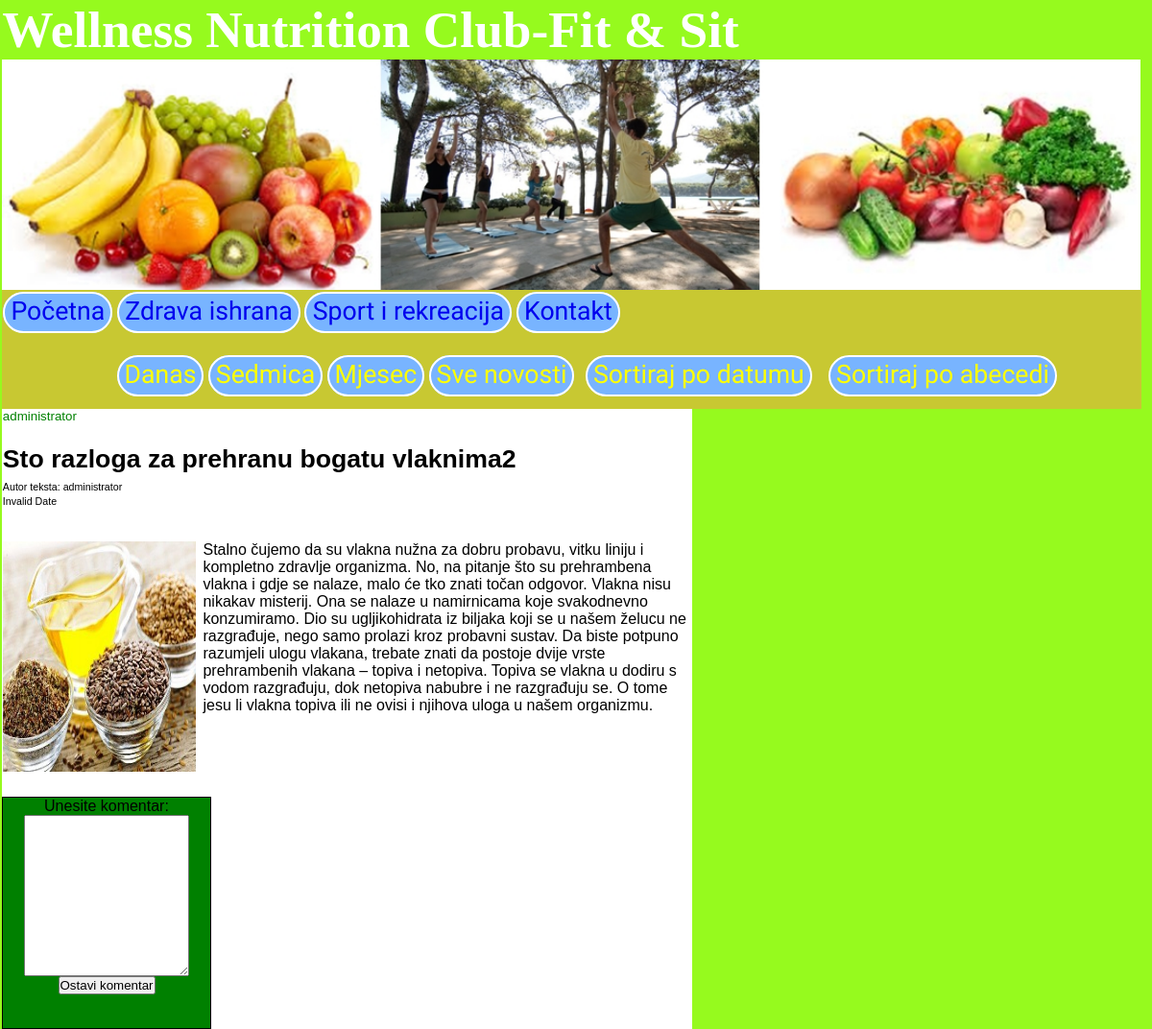
Screenshot of /Detalji.php?NaslovNovosti=Sto razloga za prehranu bogatu vlaknima2 with the database file from the repository.
### tables this page shows
CREATE TABLE IF NOT EXISTS `autori` (
  `ID` int(11) NOT NULL AUTO_INCREMENT,
  `Username` varchar(20) NOT NULL,
  `Password` varchar(50) NOT NULL,
  PRIMARY KEY (`ID`),
  UNIQUE KEY `Username` (`Username`)
);

CREATE TABLE IF NOT EXISTS `novosti` (
  `NovostID` int(11) NOT NULL AUTO_INCREMENT,
  `Naslov` varchar(200) NOT NULL,
  `NovostiTxt` text NOT NULL,
  `Vrijeme` timestamp NOT NULL DEFAULT CURRENT_TIMESTAMP ON UPDATE CURRENT_TIMESTAMP,
  `Slika` text NOT NULL,
  `AutorID` int(11) NOT NULL,
  `Otvoren` varchar(2) NOT NULL,
  PRIMARY KEY (`NovostID`)
);

### Detalji.php (the view, shortened to what this page needs)
<!DOCTYPE HTML PUBLIC "-//W3C//DTD HTML 4.01 Transitional//EN">
<Html>
<head>
<link rel="stylesheet" type="text/css" href="Stil.css">
</head>
<body onload="bodyOnLoad()">
<div id="zaglavlje">
<h1 id="imeklub">Wellness Nutrition Club-Fit &amp Sit</h1>
</div>
<div id="slike">
<img class="prva" alt="LOGO" src="kolaz.jpg">
</div>
<div id="meni">
	<ul class="menilista">
		<li id="Pocetna"><a class="linkmeni" href="Main.php" >Početna</a></li>
		<li id="Zdrava"><a href="Linkovi.html" class="linkmeni">Zdrava ishrana</a></li>
		<li id="Sport"><a href="Tabela.html" class="linkmeni">Sport i rekreacija</a></li>
		<li id="Kontakt"><a href="Forma.html" class="linkmeni">Kontakt</a></li>
	</ul>
</div>
<div id="kontrole">
<ul class="kontlist">
<li id="Danas" onclick="prikazi(1)">Danas</li>
<li id="Sedmica" onclick="prikazi(2)">Sedmica</li>
<li id="Mjesec" onclick="prikazi(3)">Mjesec</li>
<li id="Starije" onclick="prikazi(4)">Sve novosti</li>
<li id="SortirajPoDat"><form class="Dugmad" action="Main.php" method="post"><input id="Datumski" type="submit" name="PoDatumu" value="Sortiraj po datumu"></form></li>
<li id="SortirajPoAbc"><form class="Dugmad" action="Main.php" method="post"><input id="Datumski" type="submit" name="PoAbc" value="Sortiraj po abecedi"></form></li>
</ul>
</div>
<?php
	 $veza = new PDO("mysql:dbname=wnclub_database;host=localhost;port=3306;charset=utf8","DBuser");
     $veza->exec("set names utf8");
?>
<div id="glavni">
<div id="sadrzajnovosti">
  <?php
if(isset($_GET['NaslovNovosti']))
{
	$nesto=$_GET['NaslovNovosti'];
}
else{
	$nesto=$_SESSION['NaslovNovosti'];
}
if(isset($_REQUEST['autorovaLista']))
{
	$lista=$veza->query("select * from novosti n left join autori a on n.AutorID=a.ID where a.Username=\"".$_REQUEST['autorovaLista']."\"");
	foreach($lista as $li)
	{
					$naslov=str_replace("&#44;",",",$li['Naslov']);
					$vijesti=str_replace("&#44;",",",$li['NovostiTxt']);
					$datum=$li['Vrijeme'];
					$slika=$li['Slika'];
					$dat=date("D M j Y H:i:s",strtotime($datum));
					$datum=$dat." GMT+0200";
					$autori=$veza->query("select a.Username from autori a where a.ID=".$li['AutorID']);
					foreach($autori as $aut)
					{
						print "<div class=\"novostiDiv\">
						<h1 class=\"NaslovNovosti\"><a href=\"Detalji.php?NaslovNovosti=$naslov\">".$naslov."</a></h1>
						<p class=\"datumobjave\">".$datum."</p>
						<p class=\"autorKomentar\">Autor teksta: ".$aut['Username']."</p>
						<p class=\"datumi\"></p>
						<p class=\"novosti\"> <img class=\"novostiSlike\" alt=\"LOGO\" src=".$slika.">".$vijesti."</p>
						</div>";
						if(isset($_SESSION['username']) && $_SESSION['username']=="administrator")
						{
							print "<form action=\"Main.php\" method=\"post\">
							<input type=\"hidden\" name=\"novost\" value=\"".$li['NovostID']."\">
							<input type=\"submit\" name=\"ObrisiNovost\" id=\"ObrisiNovost\" value=\"Obrisi\">
							</form>
							";
							print "<form action=\"Main.php\" method=\"post\">
							<input type=\"hidden\" name=\"novost\" value=\"".$li['NovostID']."\">
							<input type=\"radio\" name=\"Zakom\" value=\"DA\" checked>DA
							<input type=\"radio\" name=\"Zakom\" value=\"NE\">NE
							<input type=\"submit\" name=\"PotvrdiPromjenu\" id=\"PotvrdiPromjenu\" value=\"Potvrdi\">
							</form>";
						}
					}
	}
}
else{
$novosti=$veza->query("select * from novosti where Naslov='".$nesto."'");
foreach($novosti as $vijest)
		{
					$naslov=str_replace("&#44;",",",$vijest['Naslov']);
					$vijesti=str_replace("&#44;",",",$vijest['NovostiTxt']);
					$datum=$vijest['Vrijeme'];
					$slika=$vijest['Slika'];
					$dat=date("D M j Y H:i:s",strtotime($datum));
					$datum=$dat." GMT+0200";
					$autori=$veza->query("select a.Username from autori a where a.ID=".$vijest['AutorID']);
					foreach($autori as $aut)
					{
						print "<form id=\"prikaziAutora\" action = \"Detalji.php\" method=\"post\">
							   <input type=\"submit\" name=\"autorovaLista\" id=\"autorovaLista\" value=".$aut['Username'].">
							   </form>";
						print "<div class=\"novostiDiv\">
						<h1 class=\"NaslovNovosti\">".$naslov."</h1>
						<p class=\"datumobjave\">".$datum."</p>
						<p class=\"autorKomentar\">Autor teksta: ".$aut['Username']."</p>
						<p class=\"datumi\"></p>
						<p class=\"novosti\"> <img class=\"novostiSlike\" alt=\"LOGO\" src=".$slika.">".$vijesti."</p>
						</div>";
					}
		}
$novosti->execute();
foreach($novosti as $nov)
{
	if($nov['Otvoren']=="DA")
	{
		print "<form class=\"KomentarForma\" action=\"Detalji.php\" method=\"post\">
		<label for=\"komentar\"> Unesite komentar:</label>
		<textarea id=\"komentar\" name=\"komentar\" rows=\"10\" cols=\"30\" required></textarea>
		<br>
		<input type=\"submit\" id=\"PotvrdiKom\" name=\"PotvrdiKom\" value=\"Ostavi komentar\">
		</form>";
	}
}
}
?>
</div>
</div>
</body>
</Html>

### Stil.css (style rules this page uses)
body { background-color: rgb(150,250,30); }
#autorovaLista { display: inline; border: none; background-color: white; color:green; }
#prikaziAutora { position: left; }
.KomentarForma { height: 30%; margin: 0 auto; margin-top:2%; width:30%; text-align: center; background-color: rgb(200,200,50); border: 1px solid black; background: green; display: inline-block; }
.autorKomentar { font-family: Arial; font-size: 8pt; top: 12%; color :black; margin-bottom: 0.5%; margin-top: 1%; }
#komentar { height: 70%; width: 80%; }
#Datumski { display: inline; position: relative; font-size: 20pt; padding-top: 0.2%; padding-left: 0.5%; padding-right: 0.5%; padding-bottom: 0.4%; position: relative; font-family: Gabriela; border-radius: 30px; border: solid white 2px; background-color: rgb(120,180,255); color:yellow; }
.Dugmad { display: inline; border: none; background-color: rgb(200,200,50); }
* { margin: 0px; padding: 0px; margin-left: 0.05%; }
#glavni { overflow: hidden; width: 60%; font-family: Arial; background-color: white; height: auto; float: left; }
#zaglavlje { overflow: hidden; color: white; font-size: 20pt; width: 99%; padding-bottom: 0%; height: auto; }
#slike { overflow: hidden; width:99.9%; display: block; }
#Pocetna { background-color: rgb(120,180,255); border-radius: 30px; border: solid white 2px; }
#Zdrava { background-color: rgb(120,180,255); border-radius: 30px; border: solid white 2px; }
#Sport { background-color: rgb(120,180,255); border-radius: 30px; border: solid white 2px; }
#Kontakt { background-color: rgb(120,180,255); border-radius: 30px; border: solid white 2px; }
#meni>ul>li { display: inline; position: relative; font-size: 20pt; padding-top: 0.2%; padding-left: 0.5%; padding-right: 0.5%; padding-bottom: 0.4%; position: relative; }
#meni { width: auto; height: auto; overflow: hidden; bottom: 2%; padding-bottom: 4px; padding-top: 0.5%; font-family: Gabriela; background-color: rgb(200,200,50); max-width: 99%; max-height:8%; min-height: 6.5%; min-width: 97%; }
a.linkmeni:link { text-decoration: none; }
.prva { width: 99%; height: 30%; display: block; }
.NaslovNovosti { margin-top: 3%; font-family: Arial; font-size: 20pt; color :black; position: relative; }
.novosti { margin-top: 5%; color:black; }
.novostiSlike { width: 28%; height: 30%; float: left; padding-right:1%; position: relative; }
#imeklub { right: 10%; }
label { font-size:100%; display:block; margin:0%; text-align: center; }
a:link { text-decoration: none; }
#kontrole { width: auto; height: auto; overflow: hidden; bottom: 2%; padding-bottom: 4px; padding-top: 0.5%; font-family: Gabriela; background-color: rgb(200,200,50); max-width: 99%; max-height:8%; min-height: 6.5%; min-width: 97%; }
.kontlist>li { display: inline; position: relative; font-size: 20pt; padding-top: 0.2%; padding-left: 0.5%; padding-right: 0.5%; padding-bottom: 0.4%; position: relative; background-color: rgb(200,200,50); color:yellow; left:10%; }
#Danas { border-radius: 30px; border: solid white 2px; background-color: rgb(120,180,255); }
#Mjesec { border-radius: 30px; border: solid white 2px; background-color: rgb(120,180,255); }
#Sedmica { border-radius: 30px; border: solid white 2px; background-color: rgb(120,180,255); }
#Starije { border-radius: 30px; border: solid white 2px; background-color: rgb(120,180,255); }
.novostiDiv { display: block; margin-bottom: 10%; min-height: 35%; max-height: auto; }
.datumi { font-family: Arial; font-size: 8pt; top: 12%; color :black; display: none; }

### rows the page displays
novosti: Naslov "Sto razloga za prehranu bogatu vlaknima2", NovostiTxt "Stalno čujemo da su vlakna nužna za dobru probavu, vitku liniju i kompletno zdravlje organizma. No, na pitanje što su prehrambena vlakna i gdje se nalaze, malo će tko znati točan odgovor. Vlakna nisu nikakav misterij. Ona se nalaze u namirnicama koje svakodnevno konzumiramo. Dio su ugljikohidrata iz biljaka koji se u našem želucu ne razgrađuje, nego samo prolazi kroz probavni sustav. Da biste potpuno razumjeli ulogu vlakana, trebate znati da postoje dvije vrste prehrambenih vlakana – topiva i netopiva. Topiva se vlakna u dodiru s vodom razgrađuju, dok netopiva nabubre i ne razgrađuju se. O tome jesu li vlakna topiva ili ne ovisi i njihova uloga u našem organizmu."
autori: autorovaLista "administrator", Username "administrator", novosti.Slika (picture)
